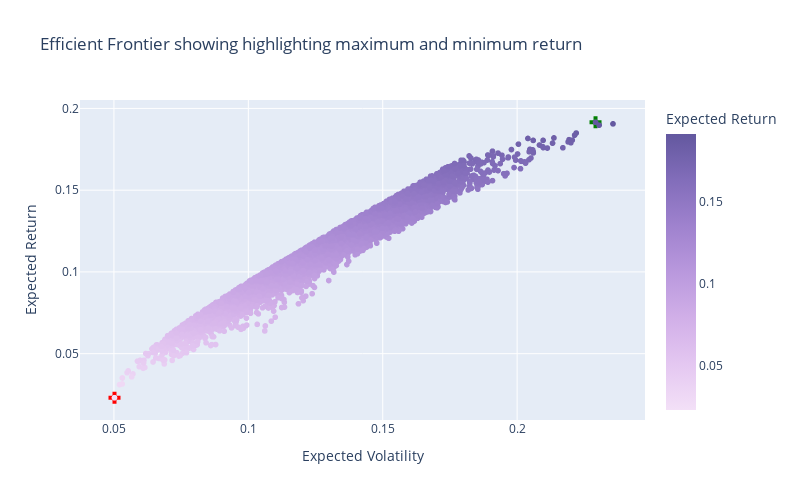

The code cell stored with this chart in its notebook:
### Code cell
# Plotting the results
fig = px.scatter(df, x='sigma_pi', y='mu_pi', color='mu_pi', color_continuous_scale='purp',
                 labels={'sigma_pi': 'Expected Volatility',
                         'mu_pi': 'Expected Return'},
                 title='Efficient Frontier showing highlighting maximum and minimum return')
idx_max_mu = df['mu_pi'].idxmax()
idx_min_mu = df['mu_pi'].idxmin()

fig.add_scatter(x=[df['sigma_pi'].loc[idx_max_mu]], y=[df['mu_pi'].loc[idx_max_mu]], marker=dict(color='green', size=10, symbol='cross'),
                name='Maximum Return').update(layout_showlegend=False)
fig.add_scatter(x=[df['sigma_pi'].loc[idx_min_mu]], y=[df['mu_pi'].loc[idx_min_mu]], marker=dict(color='red', size=10, symbol='cross'),
                name='Minimum Return').update(layout_showlegend=False)
fig.show()

### Figure 1 — Plotly figure (JSON) as saved in the notebook; plotly's stock layout.template omitted (floating-point values rounded to 4 significant figures; data arrays with more than 128 entries replaced by an {"elided": "..."} marker saying what was removed)
{"data": [{"hovertemplate": "Expected Volatility=%{x}<br>Expected Return=%{marker.color}<extra></extra>", "legendgroup": "", "marker": {"color": {"elided": "10000 float values"}, "coloraxis": "coloraxis", "symbol": "circle"}, "mode": "markers", "name": "", "showlegend": false, "type": "scattergl", "x": {"elided": "10000 float values"}, "xaxis": "x", "y": {"elided": "10000 float values"}, "yaxis": "y"}, {"marker": {"color": "green", "size": 10, "symbol": "cross"}, "name": "Maximum Return", "type": "scatter", "x": [0.2292], "y": [0.1915]}, {"marker": {"color": "red", "size": 10, "symbol": "cross"}, "name": "Minimum Return", "type": "scatter", "x": [0.05021], "y": [0.02304]}], "layout": {"coloraxis": {"colorbar": {"title": {"text": "Expected Return"}}, "colorscale": [[0, "rgb(243, 224, 247)"], [0.1667, "rgb(228, 199, 241)"], [0.3333, "rgb(209, 175, 232)"], [0.5, "rgb(185, 152, 221)"], [0.6667, "rgb(159, 130, 206)"], [0.8333, "rgb(130, 109, 186)"], [1, "rgb(99, 88, 159)"]]}, "height": 500, "legend": {"tracegroupgap": 0}, "showlegend": false, "title": {"text": "Efficient Frontier showing highlighting maximum and minimum return"}, "width": 800, "xaxis": {"anchor": "y", "domain": [0, 1], "title": {"text": "Expected Volatility"}}, "yaxis": {"anchor": "x", "domain": [0, 1], "title": {"text": "Expected Return"}}}}
